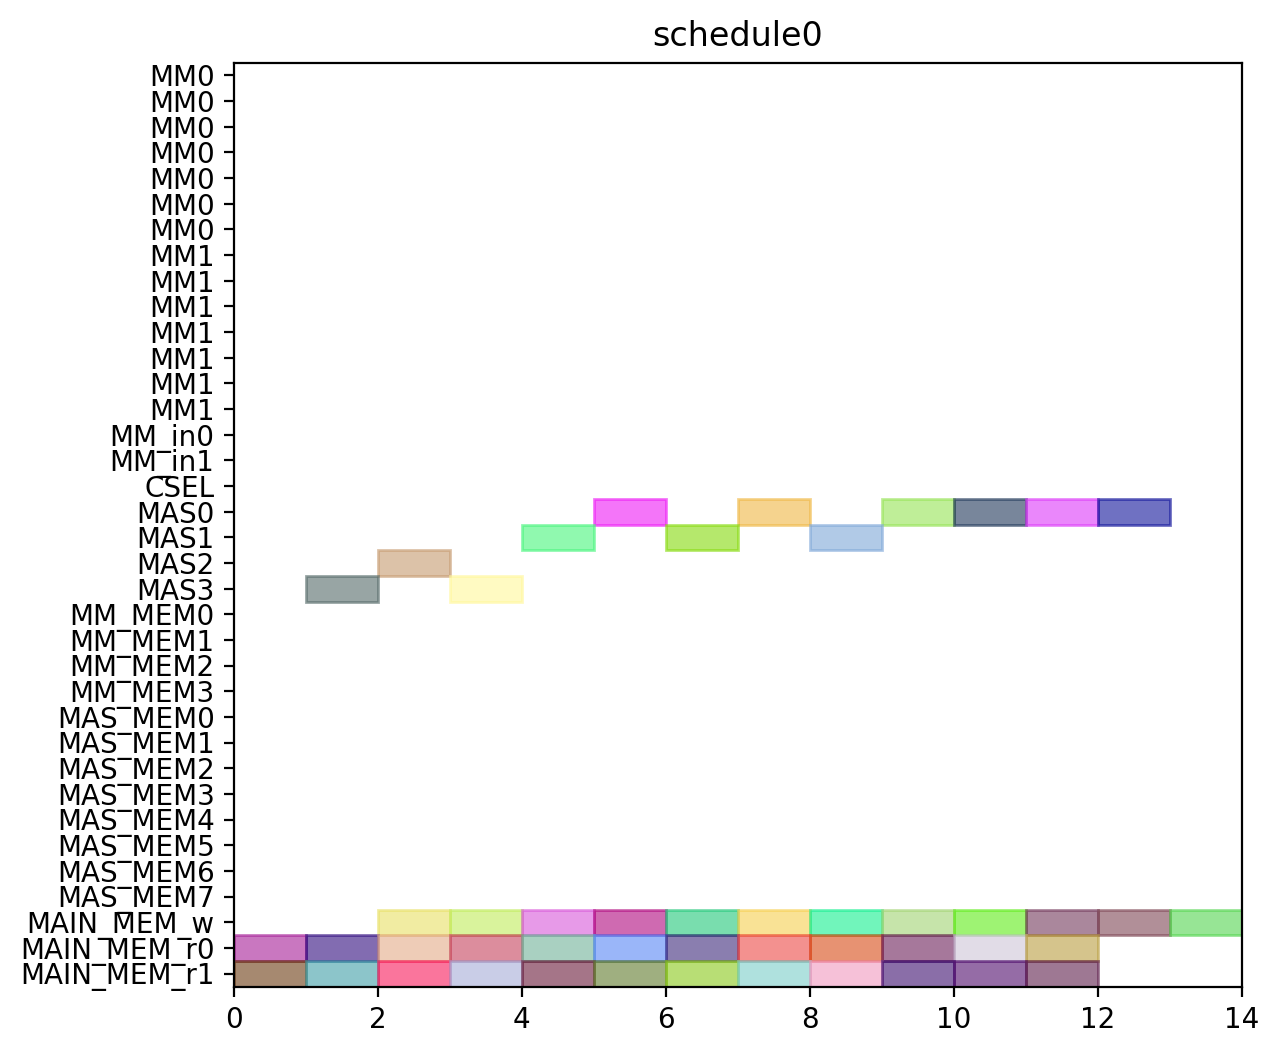

Source code (Python):
from pyschedule import Scenario, solvers, plotters, alt


def solve():
	horizon = 120
	S = Scenario("schedule0", horizon=horizon)

	# resource
	MM = S.Resources('MM', num=2, size=7)
	MM_in = S.Resources('MM_in', num=2)
	CSEL = S.Resource('CSEL')
	MAS = S.Resources('MAS', num=4, size=1, periods=range(1, horizon))
	MM_MEM = S.Resources('MM_MEM', num=4)
	MAS_MEM = S.Resources('MAS_MEM', num=8)
	MAIN_MEM_w = S.Resource('MAIN_MEM_w', size=1)
	MAIN_MEM_r = S.Resources('MAIN_MEM_r', num=2)

	# result of previous scheduling

	# new tasks
	c000 = S.Task('c000', length=1, delay_cost=1)
	c000 += alt(MAS)
	S += 0<c000

	c000_w = S.Task('c000_w', length=1, delay_cost=1)
	c000_w += alt(MAIN_MEM_w)
	S += c000 <= c000_w

	c000_mem0 = S.Task('c000_mem0', length=1, delay_cost=1)
	c000_mem0 += MAIN_MEM_r[0]
	S += c000_mem0 <= c000

	c000_mem1 = S.Task('c000_mem1', length=1, delay_cost=1)
	c000_mem1 += MAIN_MEM_r[1]
	S += c000_mem1 <= c000

	c001 = S.Task('c001', length=1, delay_cost=1)
	c001 += alt(MAS)
	S += 0<c001

	c001_w = S.Task('c001_w', length=1, delay_cost=1)
	c001_w += alt(MAIN_MEM_w)
	S += c001 <= c001_w

	c001_mem0 = S.Task('c001_mem0', length=1, delay_cost=1)
	c001_mem0 += MAIN_MEM_r[0]
	S += c001_mem0 <= c001

	c001_mem1 = S.Task('c001_mem1', length=1, delay_cost=1)
	c001_mem1 += MAIN_MEM_r[1]
	S += c001_mem1 <= c001

	c010 = S.Task('c010', length=1, delay_cost=1)
	c010 += alt(MAS)
	S += 0<c010

	c010_w = S.Task('c010_w', length=1, delay_cost=1)
	c010_w += alt(MAIN_MEM_w)
	S += c010 <= c010_w

	c010_mem0 = S.Task('c010_mem0', length=1, delay_cost=1)
	c010_mem0 += MAIN_MEM_r[0]
	S += c010_mem0 <= c010

	c010_mem1 = S.Task('c010_mem1', length=1, delay_cost=1)
	c010_mem1 += MAIN_MEM_r[1]
	S += c010_mem1 <= c010

	c011 = S.Task('c011', length=1, delay_cost=1)
	c011 += alt(MAS)
	S += 0<c011

	c011_w = S.Task('c011_w', length=1, delay_cost=1)
	c011_w += alt(MAIN_MEM_w)
	S += c011 <= c011_w

	c011_mem0 = S.Task('c011_mem0', length=1, delay_cost=1)
	c011_mem0 += MAIN_MEM_r[0]
	S += c011_mem0 <= c011

	c011_mem1 = S.Task('c011_mem1', length=1, delay_cost=1)
	c011_mem1 += MAIN_MEM_r[1]
	S += c011_mem1 <= c011

	c100 = S.Task('c100', length=1, delay_cost=1)
	c100 += alt(MAS)
	S += 0<c100

	c100_w = S.Task('c100_w', length=1, delay_cost=1)
	c100_w += alt(MAIN_MEM_w)
	S += c100 <= c100_w

	c100_mem0 = S.Task('c100_mem0', length=1, delay_cost=1)
	c100_mem0 += MAIN_MEM_r[0]
	S += c100_mem0 <= c100

	c100_mem1 = S.Task('c100_mem1', length=1, delay_cost=1)
	c100_mem1 += MAIN_MEM_r[1]
	S += c100_mem1 <= c100

	c101 = S.Task('c101', length=1, delay_cost=1)
	c101 += alt(MAS)
	S += 0<c101

	c101_w = S.Task('c101_w', length=1, delay_cost=1)
	c101_w += alt(MAIN_MEM_w)
	S += c101 <= c101_w

	c101_mem0 = S.Task('c101_mem0', length=1, delay_cost=1)
	c101_mem0 += MAIN_MEM_r[0]
	S += c101_mem0 <= c101

	c101_mem1 = S.Task('c101_mem1', length=1, delay_cost=1)
	c101_mem1 += MAIN_MEM_r[1]
	S += c101_mem1 <= c101

	c110 = S.Task('c110', length=1, delay_cost=1)
	c110 += alt(MAS)
	S += 0<c110

	c110_w = S.Task('c110_w', length=1, delay_cost=1)
	c110_w += alt(MAIN_MEM_w)
	S += c110 <= c110_w

	c110_mem0 = S.Task('c110_mem0', length=1, delay_cost=1)
	c110_mem0 += MAIN_MEM_r[0]
	S += c110_mem0 <= c110

	c110_mem1 = S.Task('c110_mem1', length=1, delay_cost=1)
	c110_mem1 += MAIN_MEM_r[1]
	S += c110_mem1 <= c110

	c111 = S.Task('c111', length=1, delay_cost=1)
	c111 += alt(MAS)
	S += 0<c111

	c111_w = S.Task('c111_w', length=1, delay_cost=1)
	c111_w += alt(MAIN_MEM_w)
	S += c111 <= c111_w

	c111_mem0 = S.Task('c111_mem0', length=1, delay_cost=1)
	c111_mem0 += MAIN_MEM_r[0]
	S += c111_mem0 <= c111

	c111_mem1 = S.Task('c111_mem1', length=1, delay_cost=1)
	c111_mem1 += MAIN_MEM_r[1]
	S += c111_mem1 <= c111

	c200 = S.Task('c200', length=1, delay_cost=1)
	c200 += alt(MAS)
	S += 0<c200

	c200_w = S.Task('c200_w', length=1, delay_cost=1)
	c200_w += alt(MAIN_MEM_w)
	S += c200 <= c200_w

	c200_mem0 = S.Task('c200_mem0', length=1, delay_cost=1)
	c200_mem0 += MAIN_MEM_r[0]
	S += c200_mem0 <= c200

	c200_mem1 = S.Task('c200_mem1', length=1, delay_cost=1)
	c200_mem1 += MAIN_MEM_r[1]
	S += c200_mem1 <= c200

	c201 = S.Task('c201', length=1, delay_cost=1)
	c201 += alt(MAS)
	S += 0<c201

	c201_w = S.Task('c201_w', length=1, delay_cost=1)
	c201_w += alt(MAIN_MEM_w)
	S += c201 <= c201_w

	c201_mem0 = S.Task('c201_mem0', length=1, delay_cost=1)
	c201_mem0 += MAIN_MEM_r[0]
	S += c201_mem0 <= c201

	c201_mem1 = S.Task('c201_mem1', length=1, delay_cost=1)
	c201_mem1 += MAIN_MEM_r[1]
	S += c201_mem1 <= c201

	c210 = S.Task('c210', length=1, delay_cost=1)
	c210 += alt(MAS)
	S += 0<c210

	c210_w = S.Task('c210_w', length=1, delay_cost=1)
	c210_w += alt(MAIN_MEM_w)
	S += c210 <= c210_w

	c210_mem0 = S.Task('c210_mem0', length=1, delay_cost=1)
	c210_mem0 += MAIN_MEM_r[0]
	S += c210_mem0 <= c210

	c210_mem1 = S.Task('c210_mem1', length=1, delay_cost=1)
	c210_mem1 += MAIN_MEM_r[1]
	S += c210_mem1 <= c210

	c211 = S.Task('c211', length=1, delay_cost=1)
	c211 += alt(MAS)
	S += 0<c211

	c211_w = S.Task('c211_w', length=1, delay_cost=1)
	c211_w += alt(MAIN_MEM_w)
	S += c211 <= c211_w

	c211_mem0 = S.Task('c211_mem0', length=1, delay_cost=1)
	c211_mem0 += MAIN_MEM_r[0]
	S += c211_mem0 <= c211

	c211_mem1 = S.Task('c211_mem1', length=1, delay_cost=1)
	c211_mem1 += MAIN_MEM_r[1]
	S += c211_mem1 <= c211

	solvers.mip.solve(S,msg=1,kind='CPLEX',ratio_gap=1.01)

	solution = [['hoge']*len(S.solution()[1]) for i in range(len(S.solution()))]
	for i in range(len(S.solution())):
		for j in range(len(S.solution()[i])):
			solution[i][j]=str(S.solution()[i][j])
	print(solution)

	cycles = int(solution[-1][3])

	pic_file_name = "/home/mfukuda/ABE/multiRAM_multiMAS_16mux/scheduling_result/stage7MM2_stage1MAS4/CONJ/schedule0.png"
	if(S.solution() != []):
		plotters.matplotlib.plot(S,img_filename=pic_file_name, show_task_labels=False, fig_size=(cycles*0.25+3, 6))

	return solution
